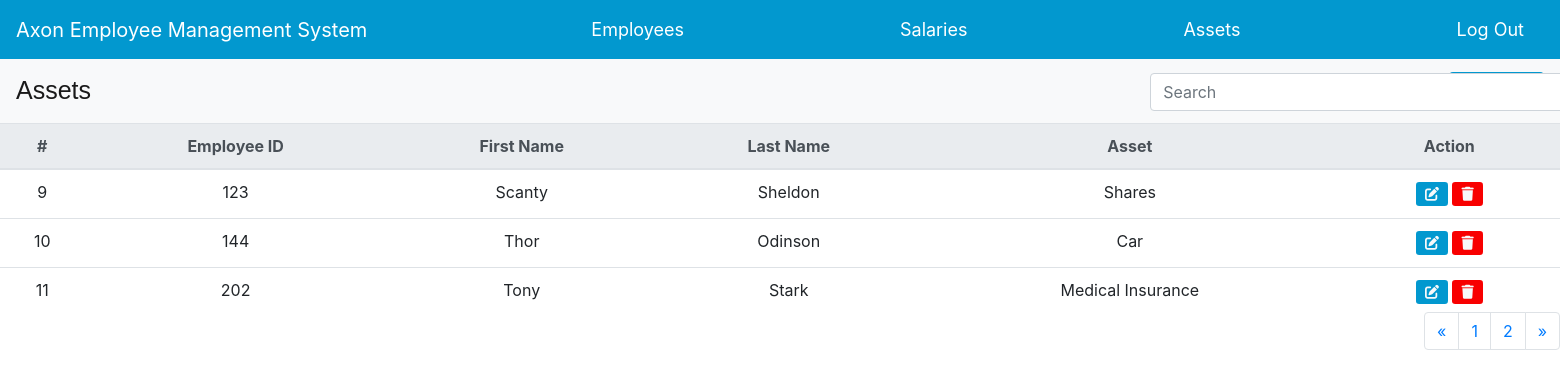
/Asset Page.php?page=2 (signed in), run on the app's committed database.
### tables this page shows
CREATE TABLE `employee` (
  `insert_time` datetime DEFAULT NULL,
  `employee_Id` int(11) NOT NULL,
  `first_name` varchar(10) NOT NULL,
  `last_name` varchar(20) NOT NULL,
  `date_of_birth` date NOT NULL,
  `salary` decimal(10,0) NOT NULL,
  `payment_status` enum('Not paid','Paid') NOT NULL,
  `payment_status_update_time` datetime DEFAULT NULL,
  `role_Id` varchar(10) DEFAULT NULL,
  `asset_Id` int(11) DEFAULT NULL,
  `asset_update_time` datetime DEFAULT NULL,
  `department_Id` int(11) DEFAULT NULL
);

CREATE TABLE `assets` (
  `asset_Id` int(11) NOT NULL,
  `asset_name` varchar(255) DEFAULT NULL
);

### pagination.php (called while the page is built, shortened)
<?php
    include "config.php";
    $recordsPerPage = number;
    if (isset($_GET['page'])) {
      $currentPage = $_GET['page'];
    }
    else {
      $currentPage = 1;
    }
    $start = ($currentPage - 1) * $recordsPerPage;
    $totalRecordsQuery = "SELECT COUNT(*) AS total FROM Employee";
    $totalResult = mysqli_query($conn, $totalRecordsQuery);
    $totalRecords = mysqli_fetch_assoc($totalResult)['total'];
    $totalPages = ceil($totalRecords / $recordsPerPage);
?>

### Asset Page.php (the view, shortened to what this page needs)
<?php
    include "config.php";
    include "pagination.php";
?>
<html lang="en">
<head>
    <link rel="stylesheet" href="https://cdn.jsdelivr.net/npm/bootstrap@4.4.1/dist/css/bootstrap.min.css">
    <link rel="stylesheet" href="https://cdnjs.cloudflare.com/ajax/libs/font-awesome/6.1.1/css/all.min.css"/>
    <link rel="stylesheet" href="./Tables.css">
</head>
<header>
    <nav class="navbar navbar-expand-lg navbar-light" style="background-color: #0298cf;">
        <a class="navbar-brand" href="Home Page.php" style="color: white;">Axon Employee Management System</a>
        <div class="collapse navbar-collapse" id="navbarNavAltMarkup">
          <div class="navbar-nav">
            <a class="nav-item nav-link active" href="Employee Page.php" style="color: white;">Employees <span class="sr-only">(current)</span></a>
            <a class="nav-item nav-link" href="Salary Page.php" style="color: white;">Salaries</a>
            <a class="nav-item nav-link" href="Asset Page.php" style="color: white;">Assets</a>
            <a class="nav-item nav-link" href="logout.php" style="color: white;">
              Log Out
            </a>
          </div>
        </div>
    </nav>
</header>
<body>
    <nav class="navbar navbar-light bg-light justify-content-between">
        <a class="navbar-brand" style="font-size: 25;font-family:Arial, Helvetica, sans-serif;">Assets</a>
        <div>
            <button class="new_button btn btn-outline" type="button" data-toggle="modal" data-target="#new_asset">New Asset</button>
        </div>
    </nav>
    <table class="table table-hover" id="assetTable" style="margin-top: -8px;">
        <thead class="thead-light" style="text-align:center;">
              <tr>
                   <th scope="col">#</th>
                   <th scope="col">Employee ID</th>
                   <th scope="col">First Name</th>
                   <th scope="col">Last Name</th>
                   <th scope="col">Asset</th>
                   <th scope="col">Action</th>
               </tr>
        </thead>
      <?php
        $asset_page_query = $conn->query("SELECT * FROM Employee, Assets
        WHERE Employee.asset_Id = Assets.asset_Id
        ORDER BY first_name ASC LIMIT $start, $recordsPerPage;");
        $asset = $asset_page_query->fetch_all(MYSQLI_ASSOC);
      ?>
      <tbody>
          <?php $i = $start + 1; foreach ($asset as $row): ?>
          <tr>
              <td scope="row"><?php echo $i++;?></td>
              <td scope="row"><?php echo $row['employee_Id']?></td>
              <td scope="row"><?php echo $row['first_name']?></td>
              <td scope="row"><?php echo $row['last_name']?></td>
              <td scope="row"><?php echo $row['asset_name']?></td>
              <td scope="row">
                  <button class="btn btn-sm text-light edit" data-toggle="modal" data-target="#update_asset<?php echo $row['employee_Id']?>"><i class="fa-solid fa-pen-to-square"></i></button>
                  <button class="btn btn-sm text-light delete" data-toggle="modal" data-target="#del_asset<?php echo $row['employee_Id']?>"><i class="fa-solid fa-trash"></i></button>
              </td>
          </tr>
        <?php
          endforeach;
        ?>
      </tbody>
    </table>
         <nav style="margin-top:-20px;" id="asset_pagination">
            <ul class="pagination justify-content-end">
              <li class="page-item">
                <?php if ($currentPage > 1) {$prevPage = $currentPage - 1;} ?>
                <a class="page-link" href="Asset Page.php?page=<?php echo $prevPage; ?>" aria-label="Previous" >
                  <span aria-hidden="true">&laquo;</span>
                </a>
              </li>
              <?php
                  for ($i=1; $i <= $totalPages; $i++):
              ?>
              <li class="page-item">
                <a class="page-link" href="Asset Page.php?page=<?php echo $i; ?>"><?php echo $i; ?></a>
              </li>
              <?php endfor; ?>
              <li class="page-item">
                <a class="page-link" href="Asset Page.php?page=<?php echo $nextPage; ?>" aria-label="Next">
                  <span aria-hidden="true">&raquo;</span>
                </a>
              </li>
            </ul>
        </nav>
 </body>
</html>

### Tables.css (style rules this page uses)
.nav-item { margin-left: 200px; padding-left:50%; font-size: 18px; }
td button:nth-child(1) { background-color: #0298cf; }
td button:nth-child(2) { background-color: #f80000; }
.new_button { background-color:#0298cf; color: white; border-radius: 4px; border-color: none; outline-style: hidden; padding: 6px; }
tr { width: 100%; }
td { text-align: center; }

### data on the page
employee: employee_Id "123", first_name "Scanty", last_name "Sheldon", asset_Id.asset_name "Shares"
employee: employee_Id "144", first_name "Thor", last_name "Odinson", asset_Id.asset_name "Car"
employee: employee_Id "202", first_name "Tony", last_name "Stark", asset_Id.asset_name "Medical Insurance"
